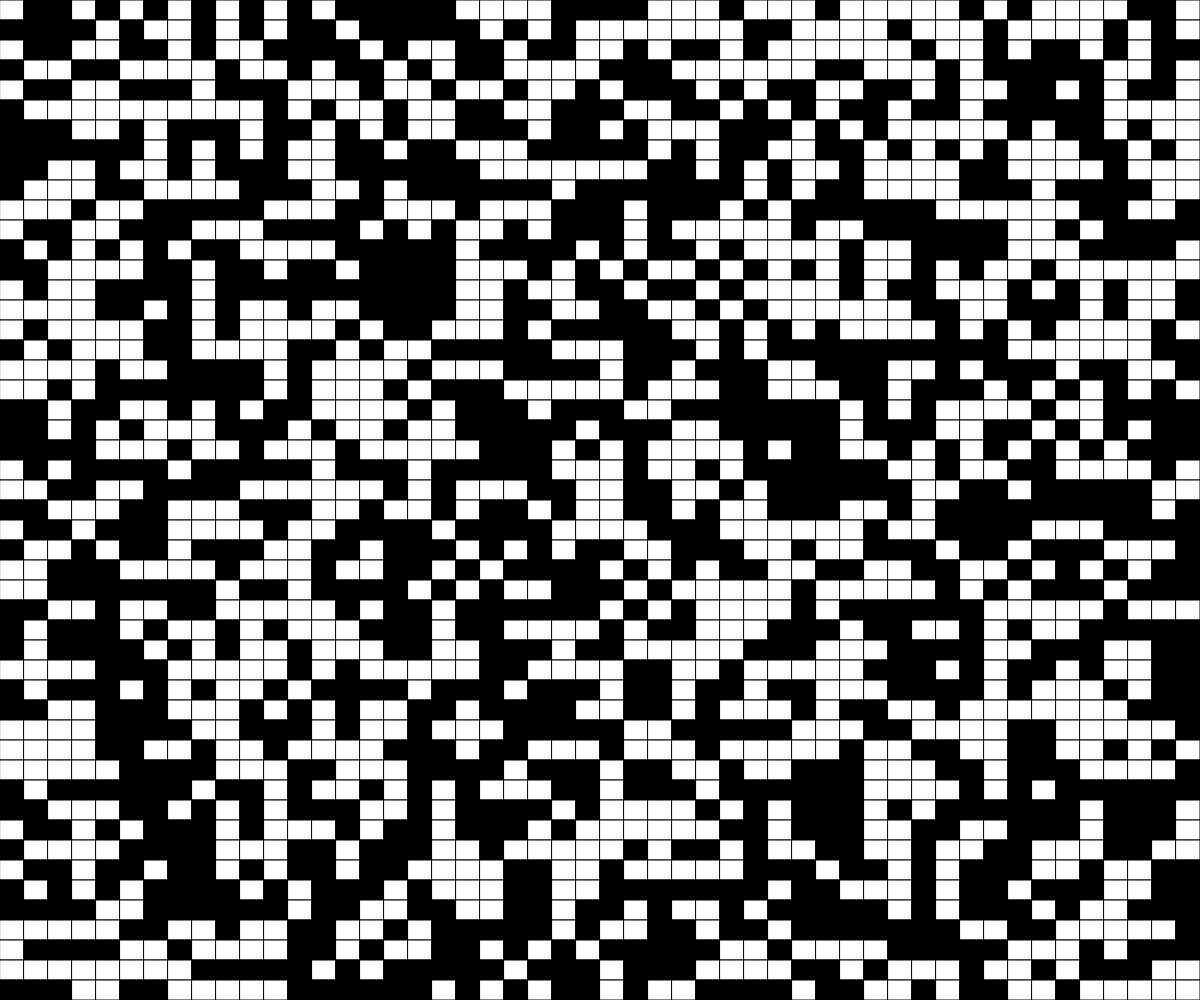
Frame 1 (no input)
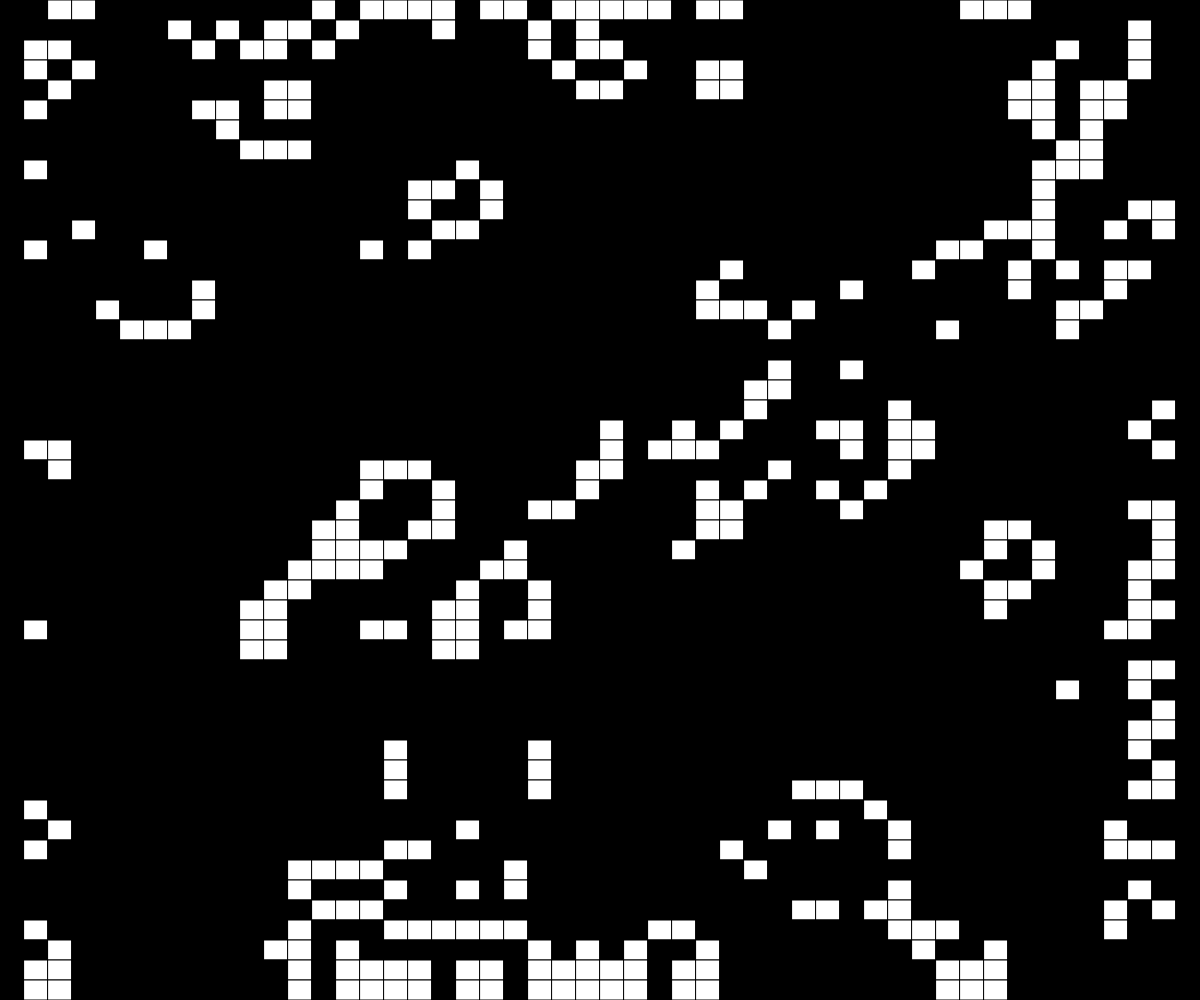
Frame 60 (no input)
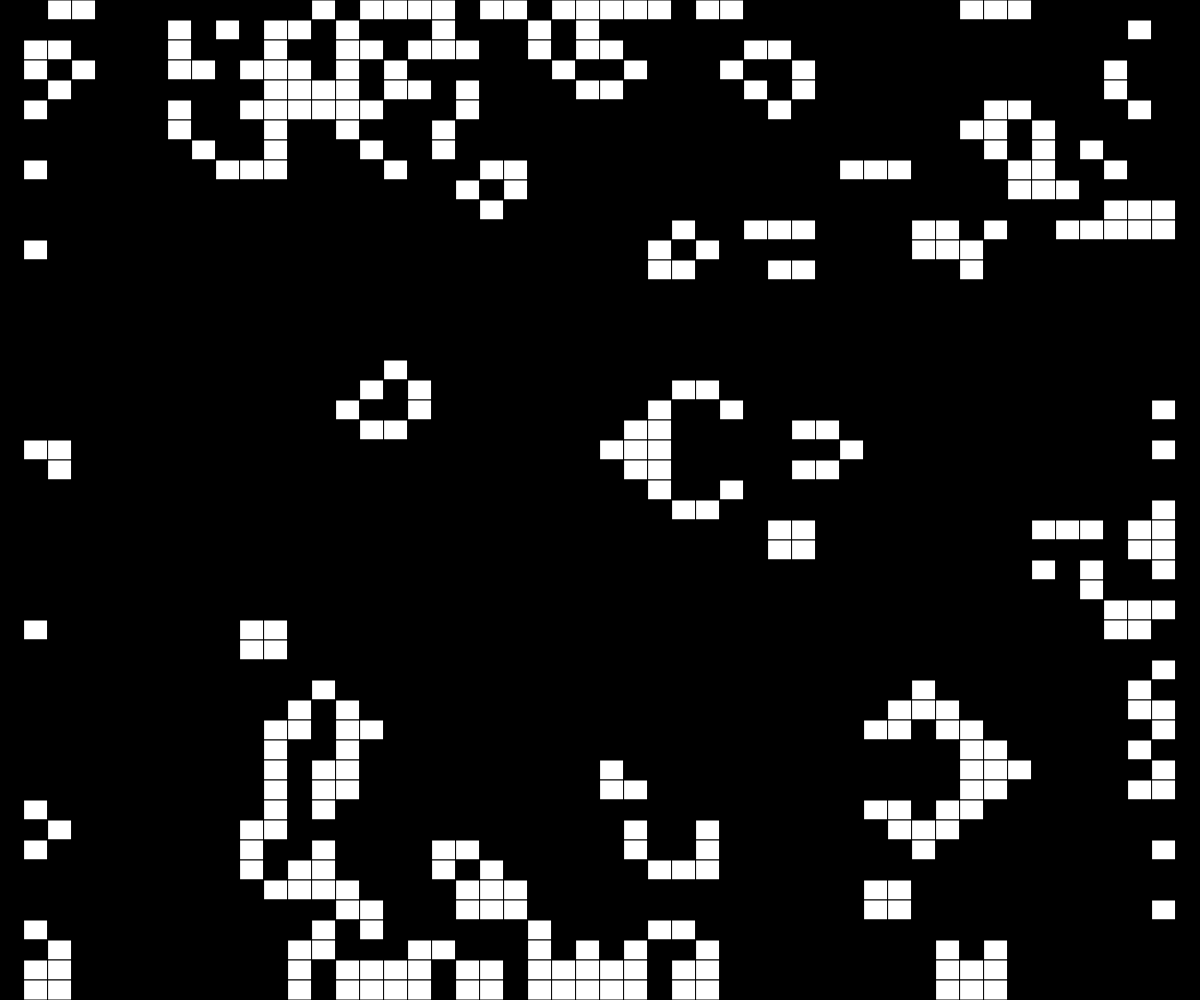
Frame 120 (the mouse pressed at the canvas centre since frame 60)

The p5.js sketch that drew these frames (run headless with seeded random() and noise() and a simulated clock; from frame 60 on, the mouse is pressed at the canvas centre):

// p5.js sketch
// ── sketch.js
let columns = 50;
let rows = 50;

let cellWidth;
let cellHeight;

// arrays to hold the board state and next state
let board;
let next;

function setup() {
  createCanvas(windowWidth, windowHeight);

  // set the cell dimensions
  cellWidth = windowWidth / columns;
  cellHeight = windowHeight / rows;

  // create the board arrays
  board = new Array(columns);
  next = new Array(columns);
  for (var i = 0; i < columns; i++) {
    board[i] = new Array(rows);
    next[i] = new Array(rows);
  }

  // randomise the initial board state
  for (let x = 0; x < columns; x++) {
    for (let y = 0; y < rows; y++) {
      board[x][y] = floor(random(2));
    }
  }

  strokeWeight(1);
  stroke(0);
}

function calculateNextState(state, neighbours) {
  if (state == 1 && neighbours < 2) {
    return 0;
  } else if (state == 1 && neighbours > 3) {
    return 0;
  } else if (state == 0 && neighbours == 3) {
    return 1;
  } else {
    return state;
  }
}

function draw() {
  for (let x = 0; x < columns; x++) {
    for (let y = 0; y < rows; y++) {
      // draw out the board as it stands
      fill(board[x][y] * 255);
      rect(x * cellWidth, y * cellHeight, cellWidth, cellHeight);
    }
  }

  for (let x = 1; x < columns - 1; x++) {
    for (let y = 1; y < rows - 1; y++) {
      let neighbours = 0;
      for (let i = -1; i <= 1; i++) {
        for (let j = -1; j <= 1; j++) {
          neighbours += board[x + i][y + j];
        }
      }
      neighbours -= board[x][y];

      next[x][y] = calculateNextState(board[x][y], neighbours);
    }
  }

  // update the game board
  for (let x = 0; x < columns; x++) {
    for (let y = 0; y < rows; y++) {
      board[x][y] = next[x][y];
    }
  }
}
